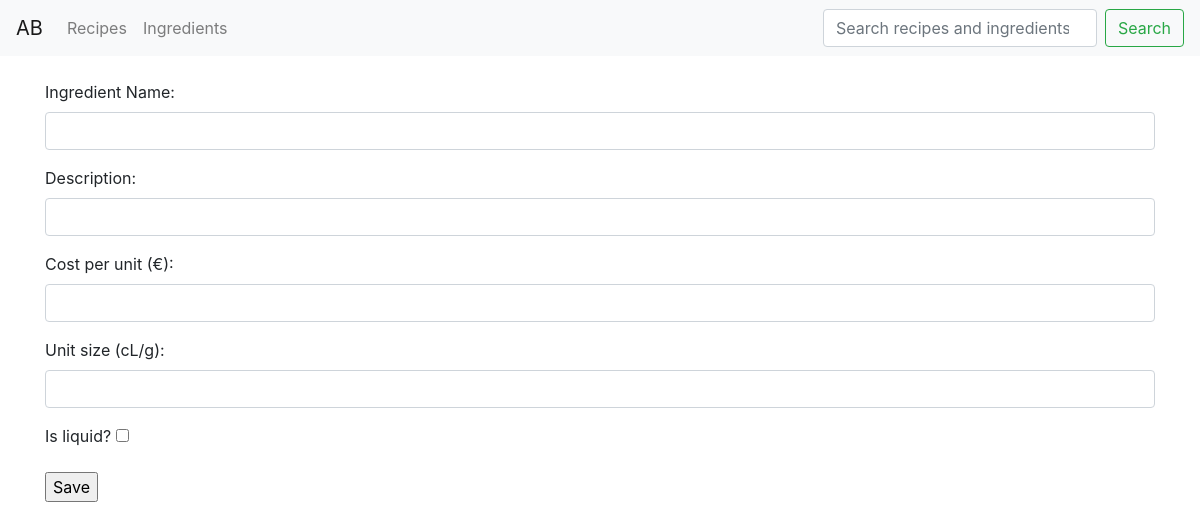
The app's page /ingredient/1/update, older data.
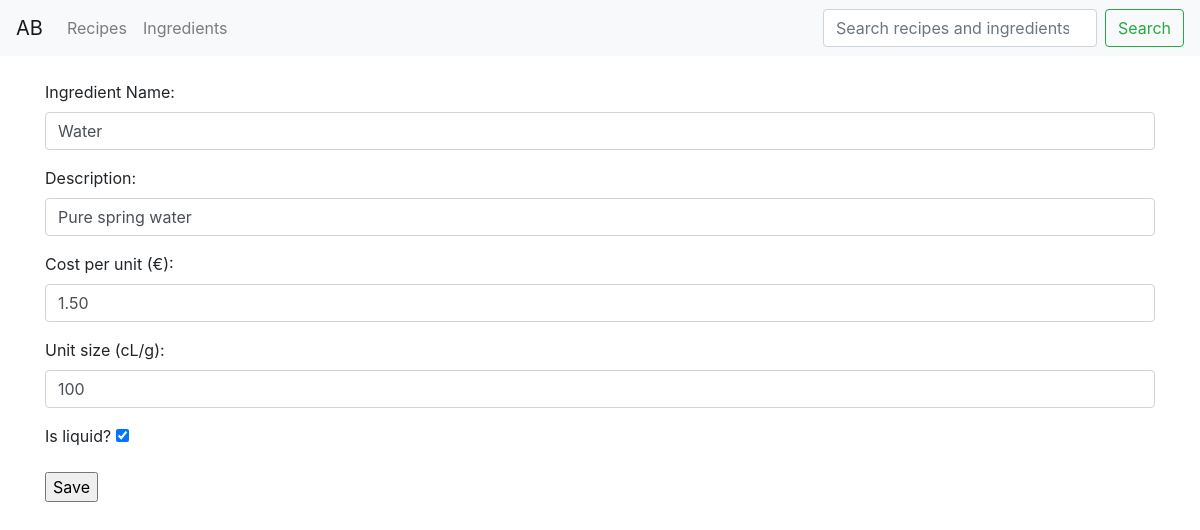
The same page, newer data.
### apicbase/models.py (models this page shows, shortened)
class Ingredient(models.Model):
    name = models.CharField(max_length=100, unique=True)
    desc = models.CharField(max_length=1000)
    cost = models.DecimalField(
        max_digits=10,
        decimal_places=2
        )
    unit_size = models.PositiveIntegerField(validators=[MinValueValidator(1)])
    is_fluid = models.BooleanField(default=False) # Used for converting to the higher denomination

### apicbase/views/ingredient_views.py (the view, shortened to what this page needs)
# urls.py: path('ingredient/<int:pk>/update', IngredientUpdate.as_view(), name='ingredient-update'),
class IngredientUpdate(UpdateView):
    model = Ingredient
    form_class = IngredientForm
    template_name = "ingredients/ingredient_create_page.html"

### apicbase/models.py
class IngredientForm(ModelForm):
    name = forms.CharField(
        label="Ingredient Name",
        max_length=100,
        widget=forms.TextInput(
            attrs={
                'class':'form-control'
            }
        )
    )
    desc = forms.CharField(
        max_length=1000,
        label="Description",
        widget=forms.TextInput(
            attrs={
                'class':'form-control'
            }
        )
    )
    cost = forms.DecimalField(
        label = "Cost per unit (€)",
        min_value=0,
        decimal_places=2,
        widget=forms.NumberInput(
            attrs={
                'class':'form-control'
            }
        )
    )
    unit_size = forms.IntegerField(
        label="Unit size (cL/g)",
        widget=forms.NumberInput(
            attrs={
                'class':'form-control'
            }
        )
    )
    is_fluid = forms.BooleanField(
        label = "Is liquid?",
        required=False
    )
    class Meta:
        model = Ingredient
        fields = "__all__"

### apicbase/templates/ingredients/ingredient_create_page.html (shortened to what this page needs)
{% extends 'base/base.html'%}
{% block content %}
{% include "./ingredient_create_form.html" %}
{% endblock %}

### apicbase/templates/ingredients/ingredient_create_form.html (shortened to what this page needs)
<form method="post">
    {{ form.as_p }}
    <input type="submit" value="Save">
</form>

Row changes from the older to the newer data that the page shows:
now on this page (row edited): Ingredient: name "Water", desc "Pure spring water", cost "1.50", unit_size "100", is_fluid "☑"
Text that changed along with them:
form field is_fluid: "☐" → (not shown)
